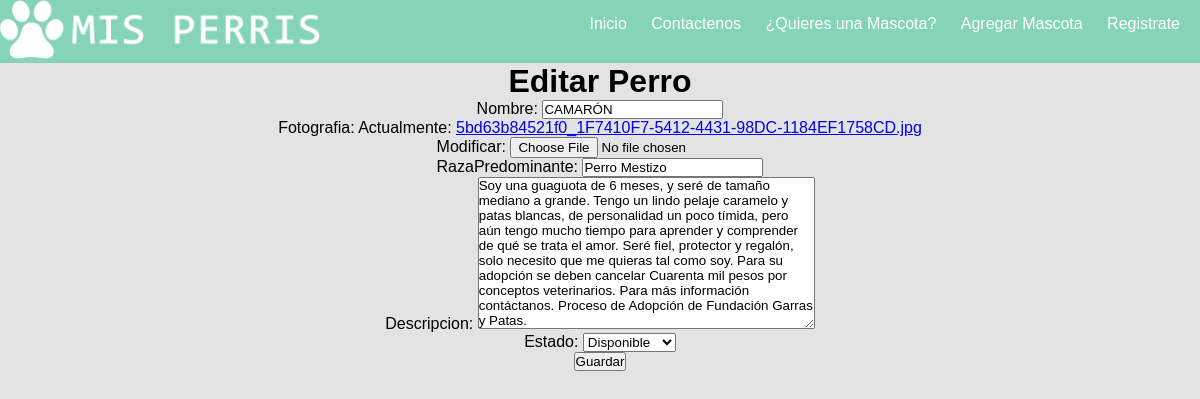
Screenshot of /post/6/edit/ with the database file from the repository.
### blog/models.py (models this page shows, shortened)
class RegistroRescatados(models.Model):
        Nombre = models.CharField(max_length=20, null=False)
        Fotografia = models.ImageField(null=False)
        RazaPredominante = models.CharField(max_length=20, null=False)
        Descripcion = models.TextField(null=False)
        ESTADOS = (('R','Rescatados'),('D','Disponible'),('A','Adoptado'))
        Estado = models.CharField(max_length=1 ,choices=ESTADOS , null=False, default='D')

### blog/views.py (the view)
# urls.py: url(r'^post/(?P<pk>[0-9]+)/edit/$', views.post_edit, name='post_edit'),
def post_edit(request, pk):
        post = get_object_or_404(RegistroRescatados, pk=pk)
        if request.method == "POST":
            form = PostForm(request.POST, instance=post)
            if form.is_valid():
                post = form.save(commit=False)
                post.author = request.user
                post.save()
                return redirect('post_detail', pk=post.pk)
        else:
            form = PostForm(instance=post)
        return render(request, 'blog/post_edit.htm', {'form': form})

### blog/forms.py
class PostForm(forms.ModelForm):
        class Meta:
            model = RegistroRescatados
            fields = ('Nombre', 'Fotografia','RazaPredominante','Descripcion','Estado')

### blog/templates/blog/post_edit.htm
{% extends 'blog/base.htm' %}
{% block content %}
 <h1>Editar Perro</h1>
 <form method="post" class="post-form">{% csrf_token %}
        {{ form.as_p }}
        <button type='submit' class="save btn btn-default">Guardar</button>
    </form>
    {% endblock %}

### blog/static/css/blog.css (style rules this page uses)
* { margin:0; padding: 0; box-sizing: border-box; font-family: Arial, Helvetica, sans-serif; }
body { margin: auto; }
@media screen and (min-width: 800px) { body { background: #6DCCAA; } }

### blog/static/css/formulario.css (style rules this page uses)
* { box-sizing: border-box; }
body { margin: 0; font-family: sans-serif; background: rgba(0, 0, 0, 0.5); }
h1 { text-align: center; color: black; }

### blog/static/css/post_new.css (style rules this page uses)
* { box-sizing: border-box; }
body { margin: 0; font-family: sans-serif; background: rgba(119, 119, 119, 0.199); text-align: center; border-spacing: 10px; }

### rows the page displays
RegistroRescatados: Nombre "CAMARÓN", RazaPredominante "Perro Mestizo", Descripcion "Soy una guaguota de 6 meses, y seré de tamaño mediano a grande. Tengo un lindo pelaje caramelo y patas blancas, de personalidad un poco tímida, pero aún tengo mucho tiempo para aprender y comprender de qué se trata el amor. Seré fiel, protector y regalón, solo necesito que me quieras tal como soy. Para su adopción se deben cancelar Cuarenta mil pesos por conceptos veterinarios. Para más información contáctanos. Proceso de Adopción de Fundación Garras y Patas.", Estado "Disponible"
